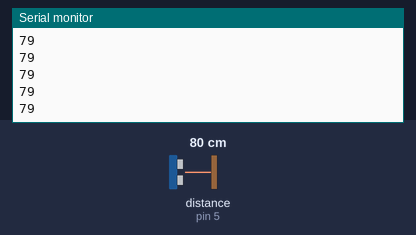
The sketch below on a simulated Arduino Uno, built with avr-gcc and run on an emulated ATmega328P. Parts: the last lines printed to the serial monitor. Wiring (inferred from the names in the program): ultrasonic range finder: trigger pin 4; echo pin 5. Inputs (shaded band) come from the test bench; at power-on: distance to the obstacle (sensor on pin 5) 80 cm. The echo pulse lasts 58.3 µs per cm.

Above: at 1.2 s.
1.3 s: distance to the obstacle (sensor on pin 5) set to 2 cm
At 1.37 s:
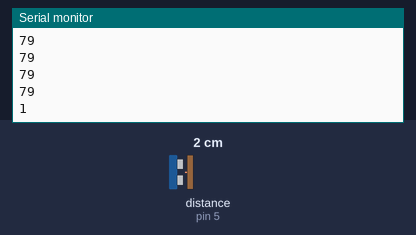
2.8 s: distance to the obstacle (sensor on pin 5) set to 4 cm
At 2.88 s:
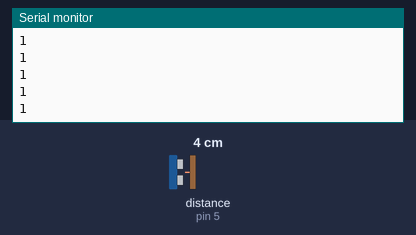
Timing chart, 0 to 5.8 s (numbered marks = the images above; inputs shaded):
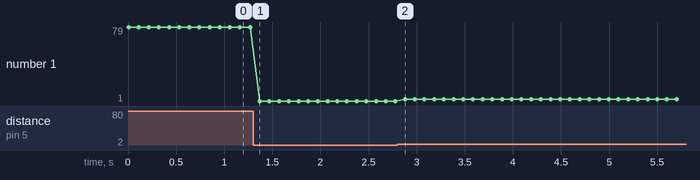

Measured:
- after the input at 1.3 s, the serial monitor: prints a new line after 0.07 s (image 1)
- plotted number 1: 79 → 1 after the input at 1.3 s, 1 → 3 after the input at 2.8 s

The sketch:

ARDUINO.ino
```cpp
// Définition des broches pour le module ultrason
#define TRIG_PIN 4
#define ECHO_PIN 5


// Variables pour mesurer la distance
long duration;
int distance;

void setup() {

  Serial.begin(9600);
  pinMode(TRIG_PIN, OUTPUT);
  pinMode(ECHO_PIN, INPUT);
}

void loop() {
  digitalWrite(TRIG_PIN, LOW);
  delayMicroseconds(2);
  digitalWrite(TRIG_PIN, HIGH);
  delayMicroseconds(10);
  digitalWrite(TRIG_PIN, LOW);
  duration = pulseIn(ECHO_PIN, HIGH);

  distance = duration * 0.0344 / 2;
  Serial.print(distance);
   Serial.print('\n');
  delay(100);
}
```
